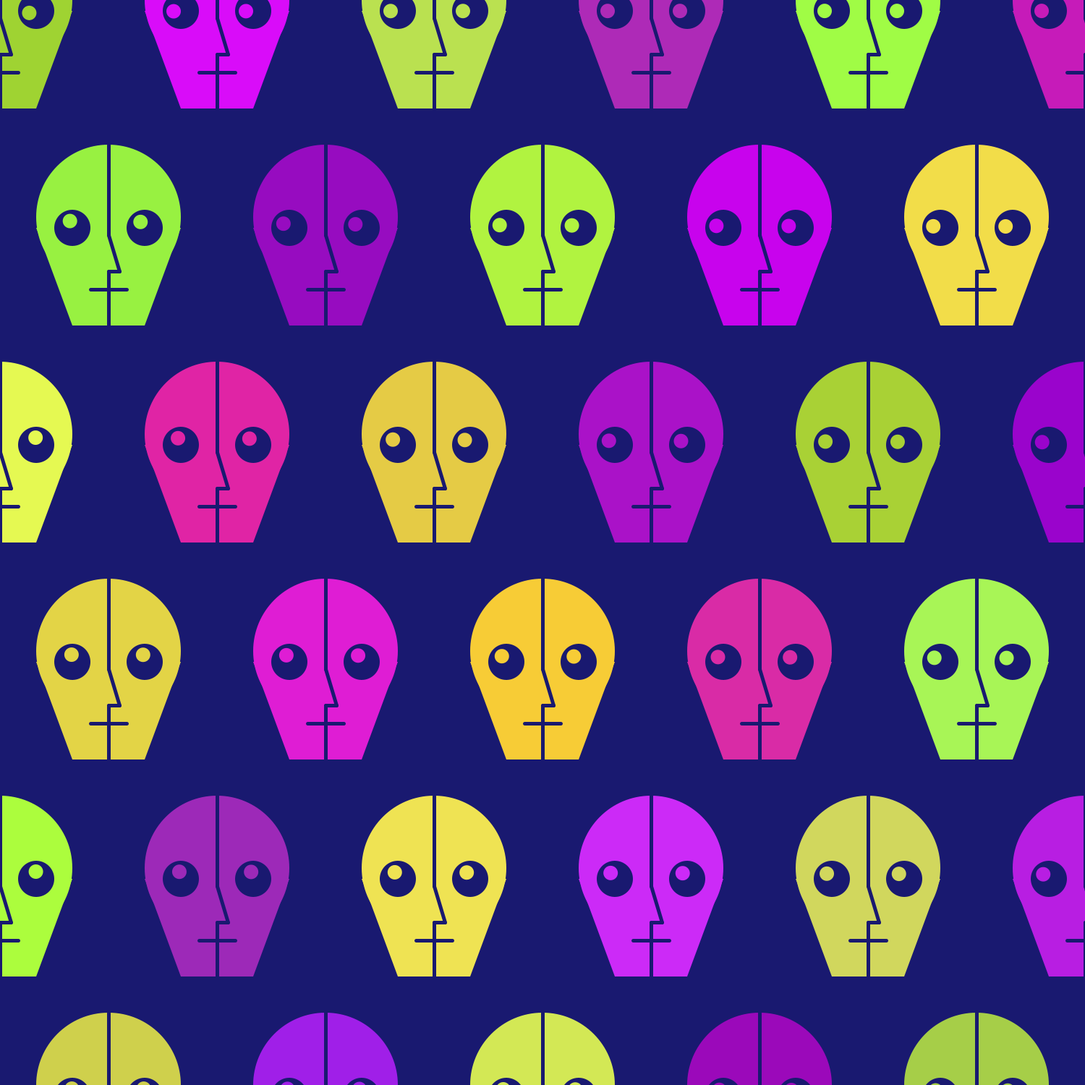
Frame 1 (no input)
Frame 60 (the mouse pressed at the canvas centre just before this capture): identical to frame 1, image omitted
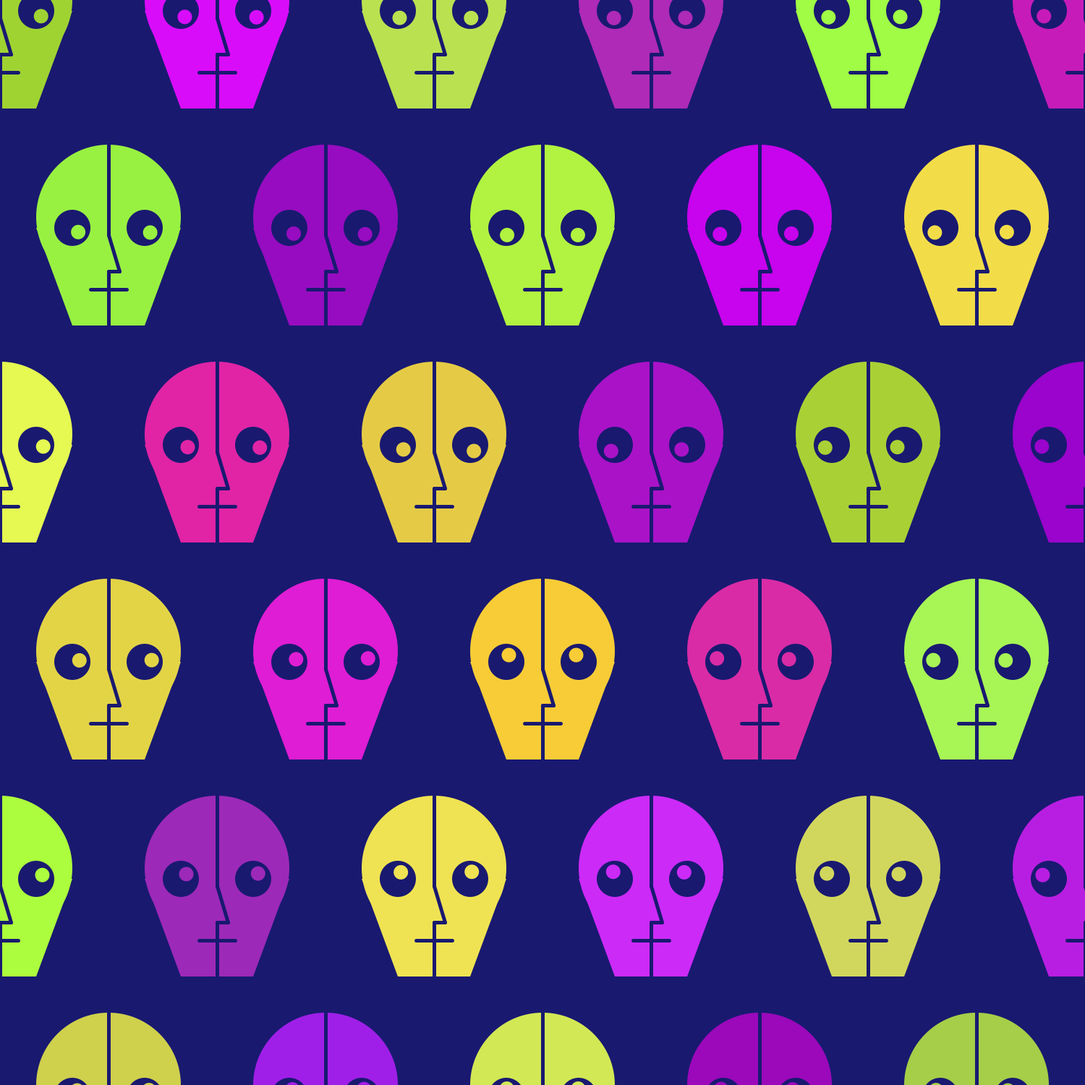
Frame 120 (the mouse held since frame 60 and released just before this capture)

The Processing sketch that drew these frames (run headless with seeded random() and noise(); from frame 60 on, the mouse is pressed at the canvas centre):

// Processing sketch: week9_homework
// ── week9_homework.pde
//faces in array, eyes point toward mouse, tongues out when ?

face FS[][] = new face[6][6];
color C[][] = new color[6][6];
color BC = #191970;
face me;

void setup(){
  size(1500,1500);
  for(int j = 0; j<6; j++){
    for(int i = 1; i<6; i+= 2){
      C[i][j] = color(random(150,255),
      random(0,50),random(150,255));
    }
    for(int i = 0; i<5; i+= 2){
       C[i][j] = color(random(150,255),
       random(200,255),random(50,100));
    }
  }
}

void draw(){
  background(BC);
  for(int i = 0; i<6; i++){
    for(int j = 1; j<6; j+= 2){
      FS[i][j] = new face(i*300+150,j*300,C[i][j],BC);
    }
    for(int j = 0; j<5; j+= 2){
      FS[i][j] = new face(i*300,j*300,C[i][j],BC);
    }
  }
  for(int i = 0; i<6; i++){
    for(int j = 0; j<6; j++){
      FS[i][j].look();
      if(mousePressed){
        FS[i][j].tongue();
      }
    }
  }      
  //me = new face(250,250,220,50);
  //me.look();
  //if(mousePressed){
  //me.tongue();
  //}  
}

// ── face.pde
class face{
//data
float _x,_y, xa, ya; //position
color _a,_b; //colors\
float angleL, angleR;
//constructor
face(float x, float y, color a, color b){
  _x = x;
  _y = y;
  _a = a;
  _b = b;

  //head
  noStroke();
  fill(a);
  ellipse(x, y, 200, 200);
  beginShape();
    vertex(x, y+15);
    vertex(x+100, y+15);
    vertex(x+50, y+150);
    vertex(x-50, y+150);
    vertex(x-100, y+15);
  endShape();
  
  //nose + mouth
  stroke(b);
  strokeWeight(5);
  line(x, y+25, x, y-100);
  line(x, y+25, x+15, y+75);
  line(x, y+75, x+15, y+75);
  line(x, y+75, x, y+150);
  line(x-25, y+100, x+25, y+100);

  //eye hole
  noStroke();
  fill(b);
  ellipse(x-50,  y+15, 50, 50);
  ellipse(x+50,  y+15, 50, 50);
  
  angleL = atan2(mouseY-y+15, mouseX-x+50);
  angleR = atan2(mouseY-y+15, mouseX-x-50);  
  }
  
void look(){
  fill(_a); 
  pushMatrix();
    translate(_x-50, _y+15);
    rotate(angleL); 
    ellipse(10,  0, 20, 20);
  popMatrix();
  pushMatrix();
    translate(_x+50, _y+15);
    rotate(angleR); 
    ellipse(10,  0, 20, 20);
  popMatrix();  
  }
  
void tongue(){
  if(dist(mouseX, mouseY, _x, _y+100) <= 30){
    fill(_b);
    rectMode(CENTER);
    rect(_x, _y+115, 30, 30);
    ellipse(_x, _y+130, 30, 30);
    stroke(_a);
    strokeWeight(2.5);
    line(_x, _y+105, _x, _y+130);
    noStroke();//if I don't include this all instances
    //after the one clicked get a stroke
    }
  }
}
